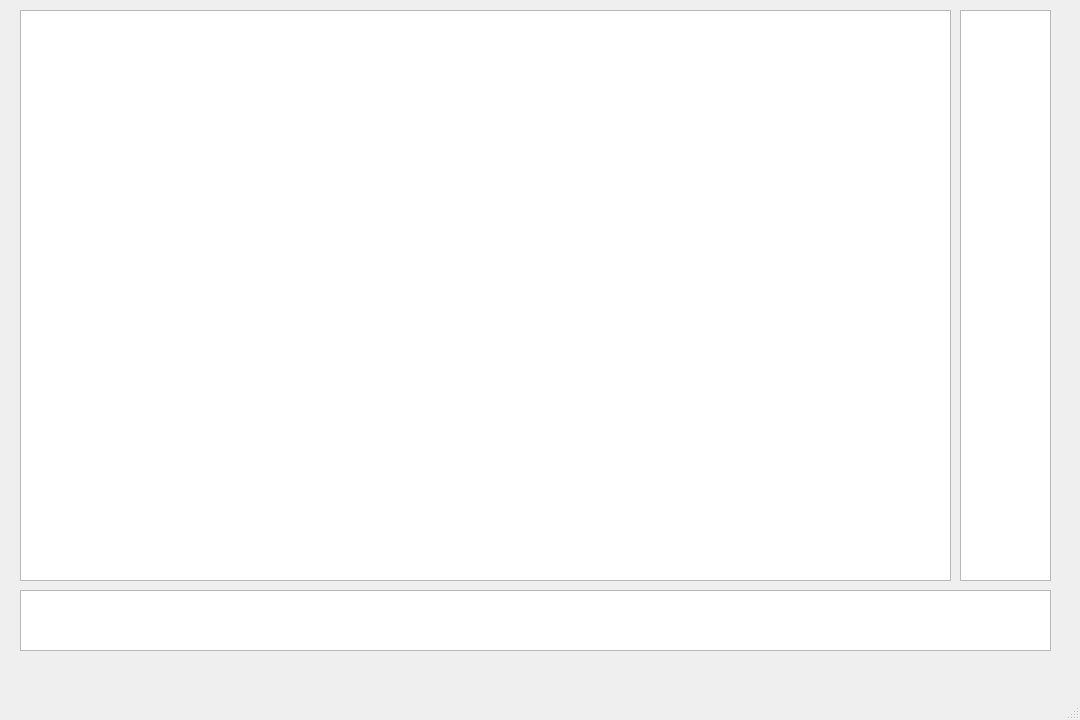
<?xml version="1.0" encoding="UTF-8"?>
<ui version="4.0">
 <class>LevelEditor</class>
 <widget class="QMainWindow" name="LevelEditor">
  <property name="geometry">
   <rect>
    <x>0</x>
    <y>0</y>
    <width>1080</width>
    <height>720</height>
   </rect>
  </property>
  <property name="windowTitle">
   <string>LevelEditor</string>
  </property>
  <widget class="QWidget" name="centralwidget">
   <widget class="QListWidget" name="objectPalette">
    <property name="geometry">
     <rect>
      <x>20</x>
      <y>590</y>
      <width>1031</width>
      <height>61</height>
     </rect>
    </property>
    <property name="flow">
     <enum>QListView::LeftToRight</enum>
    </property>
   </widget>
   <widget class="CustomGraphicsView" name="graphicsView">
    <property name="geometry">
     <rect>
      <x>20</x>
      <y>10</y>
      <width>931</width>
      <height>571</height>
     </rect>
    </property>
   </widget>
   <widget class="QListWidget" name="modeList">
    <property name="geometry">
     <rect>
      <x>960</x>
      <y>10</y>
      <width>91</width>
      <height>571</height>
     </rect>
    </property>
   </widget>
  </widget>
  <widget class="QMenuBar" name="menubar">
   <property name="geometry">
    <rect>
     <x>0</x>
     <y>0</y>
     <width>1080</width>
     <height>21</height>
    </rect>
   </property>
  </widget>
  <widget class="QStatusBar" name="statusbar"/>
 </widget>
 <customwidgets>
  <customwidget>
   <class>CustomGraphicsView</class>
   <extends>QGraphicsView</extends>
   <header>customgraphicsview.h</header>
  </customwidget>
 </customwidgets>
 <resources/>
 <connections/>
</ui>
